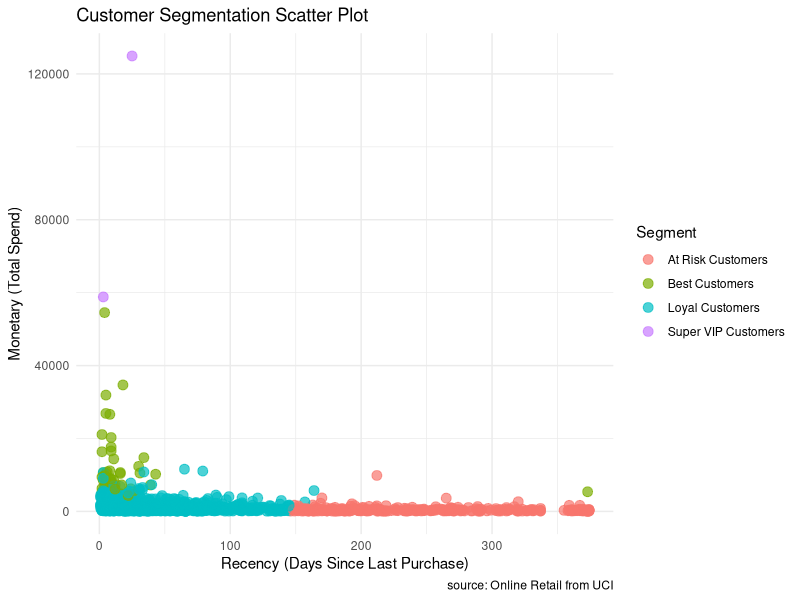

Write the R code that produced this figure.
library(dplyr)
library(readr)
library(tidyverse)

rfm_df <- read.csv("rfm_dashboard.csv")

set.seed(30)
rfm_split <- rfm_df %>%
  sample_frac(size = 0.3)

ggplot(rfm_split, aes(Recency, Monetary, color = Segment)) +
  geom_point(size = 3, alpha = 0.7) +
  theme_minimal() +
  labs(title = "Customer Segmentation Scatter Plot",
       x = "Recency (Days Since Last Purchase)",
       y = "Monetary (Total Spend)",
       caption = "source: Online Retail from UCI")
